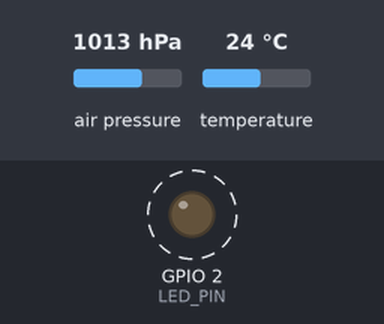
A program run on a simulated ESP32. Parts: output pins drawn as LEDs (lit = HIGH). Dashed ring = blinking. The test bench sets the inputs (shaded band); at power-on: air pressure 1013 hPa, temperature 24 °C. What the program prints to the serial monitor is not drawn.

Above: at 0.5 s.
Timing chart, 0 to 4.6 s (numbered marks = the images above):
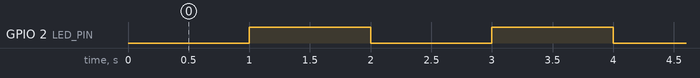

Measured:
- by itself, GPIO 2 (LED_PIN): alternates HIGH for 1.0 s and LOW for 1.0 s

The program:

main.cpp
```cpp
#include <Arduino.h>
#include <SFE_BMP180.h>
#include <freertos/FreeRTOS.h>
#include <freertos/task.h>
#include <freertos/semphr.h>

#define LED_PIN 2
int state = HIGH;

SFE_BMP180 bmp180;
double temperature = 0, pressure = 0;

SemaphoreHandle_t SemaphoreBin = NULL;
SemaphoreHandle_t mutex = NULL;

TaskHandle_t wait_press_read;
TaskHandle_t wait_temp_read;

void LedTask(void* Arg) {
  pinMode(LED_PIN, OUTPUT);

  for (;;) {
      state = !state;
      digitalWrite(LED_PIN, state);
      vTaskDelay(pdMS_TO_TICKS(1000));
  }

  vTaskDelete(NULL);
}


void read_temp(void* Arg) {
  for (;;) {
      xSemaphoreTake(mutex, portMAX_DELAY);
      char status = bmp180.startTemperature();
      if (status > 0) {
        delay(status);
        status = bmp180.getTemperature(temperature);
      }
      xSemaphoreGive(mutex);
      xTaskNotifyGive(*((TaskHandle_t*)Arg));
      vTaskDelay(pdMS_TO_TICKS(5000));
    }

    vTaskDelete(NULL);
}

void get_temp(void* Arg) {
  for (;;) {
    ulTaskNotifyTake(pdTRUE, portMAX_DELAY);
    xSemaphoreTake(SemaphoreBin, portMAX_DELAY);
    Serial.print("Temprature: ");
    Serial.println(temperature);
    xSemaphoreGive(SemaphoreBin);
  }

  vTaskDelete(NULL);
}

void read_press(void* Arg) {
  for (;;) {
      xSemaphoreTake(mutex, portMAX_DELAY);
      char status = bmp180.startTemperature();

      if (status > 0) {
        delay(status);
        status = bmp180.getTemperature(temperature);

        if (status > 0) {
          status = bmp180.startPressure(2);

          if (status > 0) {
            delay(status);
            status = bmp180.getPressure(pressure, temperature);
          }
        }
      }
      pressure = pressure*76000/101325;
      xSemaphoreGive(mutex);
      xTaskNotifyGive(*((TaskHandle_t*)Arg));
      vTaskDelay(pdMS_TO_TICKS(5000));
    }

    vTaskDelete(NULL);
}

void get_press(void* Arg) {
  for (;;) {
    ulTaskNotifyTake(pdTRUE, portMAX_DELAY);
    xSemaphoreTake(SemaphoreBin, portMAX_DELAY);
    Serial.print("Pressure: ");
    Serial.println(pressure);
    xSemaphoreGive(SemaphoreBin);
  }

  vTaskDelete(NULL);
}

void setup() {
  Serial.begin(115200);
  Serial.println("Grigoryev NI");
  bmp180.begin();

  SemaphoreBin = xSemaphoreCreateBinary();
  xSemaphoreGive(SemaphoreBin);
  mutex = xSemaphoreCreateMutex();

  xTaskCreate(LedTask, "ledstate", 1024, NULL, tskIDLE_PRIORITY + 1, NULL);

  xTaskCreate(read_temp, "MeasureTemp", 2048, &wait_temp_read, tskIDLE_PRIORITY + 1, NULL);
  xTaskCreate(get_temp, "PrintTemp", 2048, NULL, tskIDLE_PRIORITY + 1, &wait_temp_read);

  xTaskCreate(read_press, "MeasurePress", 2048, &wait_press_read, tskIDLE_PRIORITY + 1, NULL);
  xTaskCreate(get_press, "PrintPress", 2048, NULL, tskIDLE_PRIORITY + 1, &wait_press_read);
}

void loop() {

}
```
